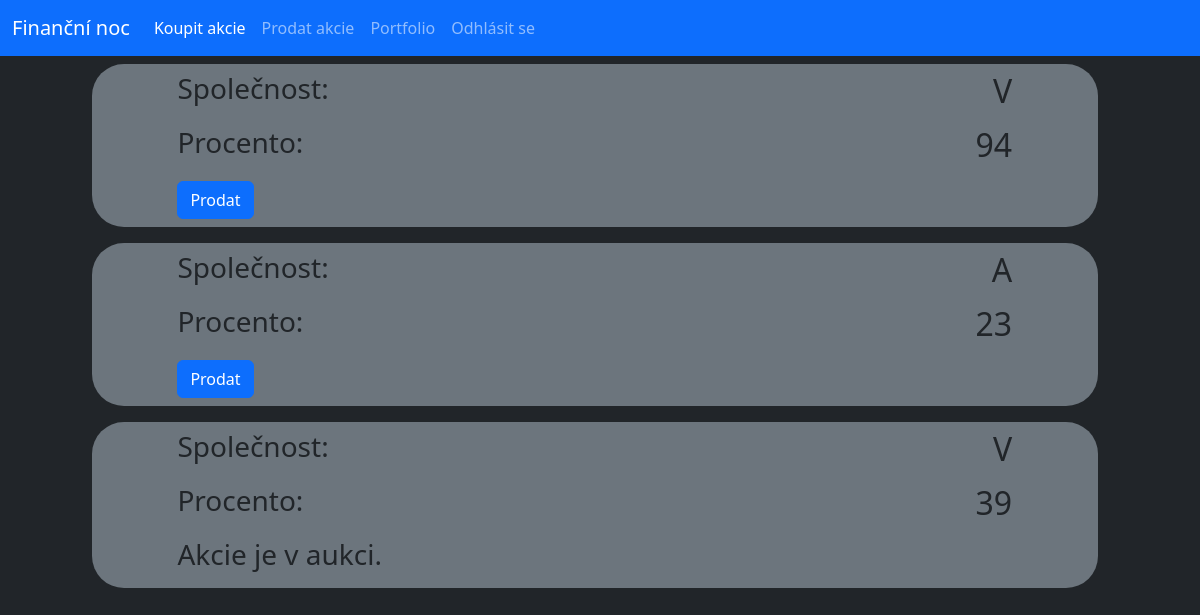
Page /sell (signed in) on the earlier database version.
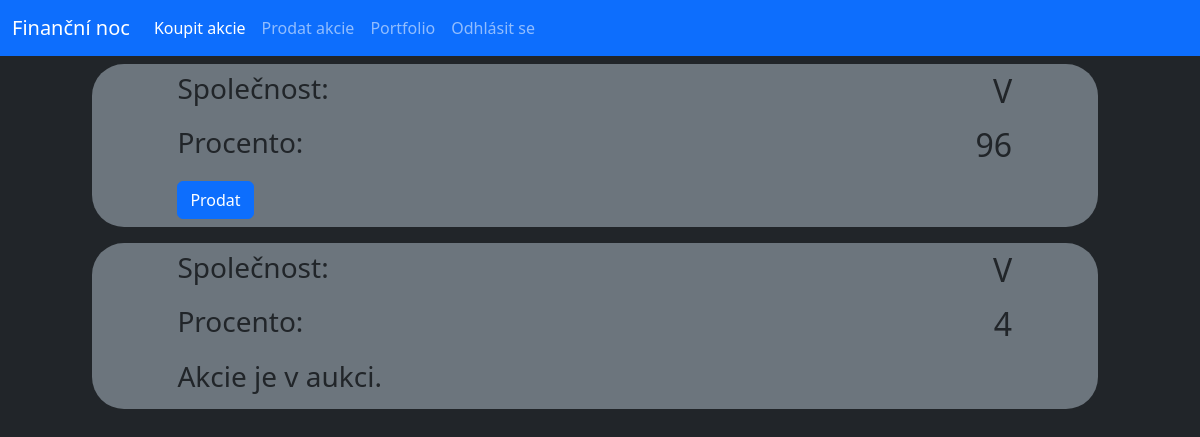
Same page on the later database version.
### database.py (models this page shows, shortened)
class Stock(db.Model):
    _id = db.Column("id", db.Integer, primary_key=True)
    owner = db.Column(db.String(40))
    name = db.Column(db.String(40))
    percentage = db.Column(db.Integer)
    isSelling = db.Column(db.Boolean)

### router.py (the view, shortened to what this page needs)
@app.route("/sell", methods=["GET"])
@app.route("/sell/<stock_id>", methods=["GET", "POST"])
def sellStock(stock_id=-1):
    if not "user" in session:
        return redirect(url_for("login"))
    if (request.method == "GET") and (int(stock_id) < 0):
        stocks = Stock.query.filter_by(owner=session["user"]).all()
        return render_template("sell.html", stocks=stocks, logged=True)

### templates/sell.html
{% extends "main.html" %}
{% block content %}
    {% for stock in stocks%}
    <div class="row py-2">
        <div class="col-offset-1 col-11">
            <div class="conteiner offset-1 bg-secondary rounded-5">
                <div class="row py-2">
                    <div class="col-4 offset-1"><h3>Společnost:</h3></div>
                    <div class="col-6"><h2 class="text-end">{{stock.name}}</h2></div>
                </div>
                <div class="row">
                    <div class="col-4 offset-1"><h3>Procento:</h3></div>
                    <div class="col-6"><h2 class="text-end">{{stock.percentage}}</h2></div>
                </div>
                <div class="row py-2">
                    <div class="col-4 offset-1">
                {% if not stock.isSelling %}
                        <button onclick="location.href = '/sell/{{stock._id}}';" class="btn btn-primary">Prodat</button>
                {% else %}
                        <h3>Akcie je v aukci.</h3>
                {% endif %}
                    </div>
                </div>
            </div>
        </div>
    </div>
    {% endfor %}
{% endblock%}

Differences in the rows shown:
removed Stock: name "A", percentage "23"
removed Stock: name "V", percentage "39", isSelling "Akcie je v aukci."
changed Stock (number 1 of 2 on the later page): percentage "94" → "96"
now on this page (row edited): Stock: name "V", percentage "4", isSelling "Akcie je v aukci."
